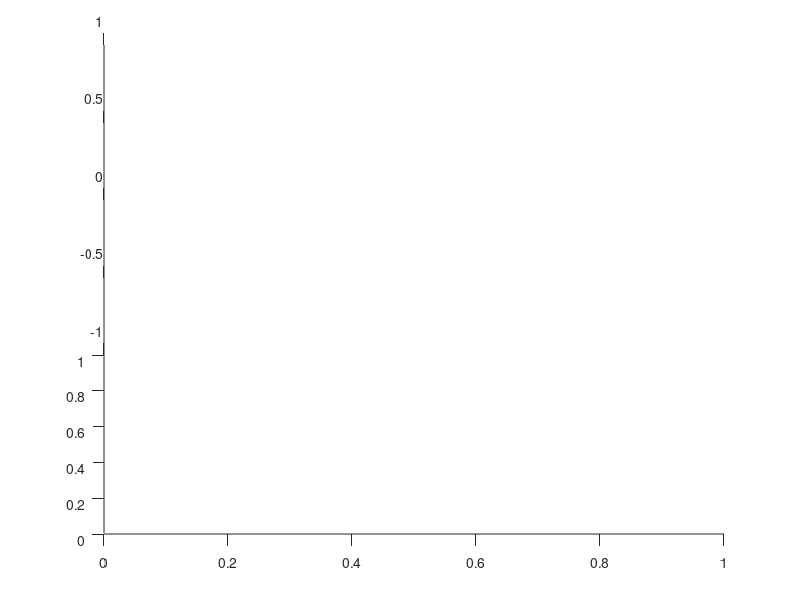

Here is the MATLAB script that generated this plot: (Note: this script raises an error after producing the figure.)
filename = 'anim3d.gif';
n = 0;
for a = 0:10:350
    view([a 30])
    drawnow
    frame = getframe(gcf); 
    im = frame2im(frame); 
    [imind,cm] = rgb2ind(im,256); 
    
    n = n + 1;
    if n == 1 
        imwrite(imind,cm,filename,'gif', 'Loopcount',inf); 
    else 
        imwrite(imind,cm,filename,'gif','WriteMode','append','DelayTime', .1); 
    end 
end
for a = 0:10:350
    view([a 50])
    drawnow
    frame = getframe(gcf); 
    im = frame2im(frame); 
    [imind,cm] = rgb2ind(im,256); 
    
    n = n + 1;
    if n == 1 
        imwrite(imind,cm,filename,'gif', 'Loopcount',inf); 
    else 
        imwrite(imind,cm,filename,'gif','WriteMode','append','DelayTime', .1); 
    end 
end
